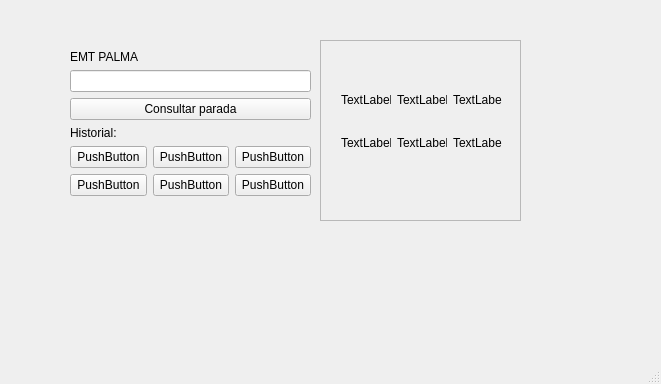
<?xml version="1.0" encoding="UTF-8"?>
<ui version="4.0">
 <class>MainWindow</class>
 <widget class="QMainWindow" name="MainWindow">
  <property name="geometry">
   <rect>
    <x>0</x>
    <y>0</y>
    <width>661</width>
    <height>384</height>
   </rect>
  </property>
  <property name="windowTitle">
   <string>MainWindow</string>
  </property>
  <widget class="QWidget" name="centralwidget">
   <widget class="QWidget" name="verticalLayoutWidget">
    <property name="geometry">
     <rect>
      <x>70</x>
      <y>50</y>
      <width>241</width>
      <height>231</height>
     </rect>
    </property>
    <layout class="QVBoxLayout" name="verticalLayout">
     <item>
      <widget class="QLabel" name="label_1">
       <property name="text">
        <string>EMT PALMA</string>
       </property>
      </widget>
     </item>
     <item>
      <widget class="QLineEdit" name="lineEdit"/>
     </item>
     <item>
      <widget class="QPushButton" name="pushButton">
       <property name="text">
        <string>Consultar parada</string>
       </property>
      </widget>
     </item>
     <item>
      <widget class="QLabel" name="label">
       <property name="text">
        <string>Historial:</string>
       </property>
      </widget>
     </item>
     <item>
      <layout class="QGridLayout" name="gridLayout_3">
       <item row="0" column="0">
        <widget class="QPushButton" name="pushButton_2">
         <property name="text">
          <string>PushButton</string>
         </property>
        </widget>
       </item>
       <item row="1" column="2">
        <widget class="QPushButton" name="pushButton_7">
         <property name="text">
          <string>PushButton</string>
         </property>
        </widget>
       </item>
       <item row="0" column="2">
        <widget class="QPushButton" name="pushButton_4">
         <property name="text">
          <string>PushButton</string>
         </property>
        </widget>
       </item>
       <item row="1" column="0">
        <widget class="QPushButton" name="pushButton_5">
         <property name="text">
          <string>PushButton</string>
         </property>
        </widget>
       </item>
       <item row="0" column="1">
        <widget class="QPushButton" name="pushButton_3">
         <property name="text">
          <string>PushButton</string>
         </property>
        </widget>
       </item>
       <item row="1" column="1">
        <widget class="QPushButton" name="pushButton_6">
         <property name="text">
          <string>PushButton</string>
         </property>
        </widget>
       </item>
      </layout>
     </item>
     <item>
      <spacer name="verticalSpacer">
       <property name="orientation">
        <enum>Qt::Vertical</enum>
       </property>
       <property name="sizeHint" stdset="0">
        <size>
         <width>68</width>
         <height>28</height>
        </size>
       </property>
      </spacer>
     </item>
    </layout>
   </widget>
   <widget class="QWidget" name="horizontalLayoutWidget">
    <property name="geometry">
     <rect>
      <x>320</x>
      <y>40</y>
      <width>201</width>
      <height>181</height>
     </rect>
    </property>
    <layout class="QHBoxLayout" name="horizontalLayout_2">
     <item>
      <widget class="QScrollArea" name="scrollArea">
       <property name="sizePolicy">
        <sizepolicy hsizetype="Expanding" vsizetype="Expanding">
         <horstretch>0</horstretch>
         <verstretch>0</verstretch>
        </sizepolicy>
       </property>
       <property name="widgetResizable">
        <bool>true</bool>
       </property>
       <widget class="QWidget" name="scrollAreaWidgetContents">
        <property name="geometry">
         <rect>
          <x>0</x>
          <y>0</y>
          <width>197</width>
          <height>177</height>
         </rect>
        </property>
        <widget class="QWidget" name="gridLayoutWidget_2">
         <property name="geometry">
          <rect>
           <x>20</x>
           <y>40</y>
           <width>161</width>
           <height>80</height>
          </rect>
         </property>
         <layout class="QGridLayout" name="gridLayout_4">
          <item row="0" column="1">
           <widget class="QLabel" name="label_3">
            <property name="text">
             <string>TextLabel</string>
            </property>
           </widget>
          </item>
          <item row="1" column="0">
           <widget class="QLabel" name="label_5">
            <property name="text">
             <string>TextLabel</string>
            </property>
           </widget>
          </item>
          <item row="0" column="0">
           <widget class="QLabel" name="label_2">
            <property name="text">
             <string>TextLabel</string>
            </property>
           </widget>
          </item>
          <item row="0" column="2">
           <widget class="QLabel" name="label_4">
            <property name="text">
             <string>TextLabel</string>
            </property>
           </widget>
          </item>
          <item row="1" column="1">
           <widget class="QLabel" name="label_6">
            <property name="text">
             <string>TextLabel</string>
            </property>
           </widget>
          </item>
          <item row="1" column="2">
           <widget class="QLabel" name="label_7">
            <property name="text">
             <string>TextLabel</string>
            </property>
           </widget>
          </item>
         </layout>
        </widget>
       </widget>
      </widget>
     </item>
    </layout>
   </widget>
  </widget>
  <widget class="QMenuBar" name="menubar">
   <property name="geometry">
    <rect>
     <x>0</x>
     <y>0</y>
     <width>661</width>
     <height>22</height>
    </rect>
   </property>
  </widget>
  <widget class="QStatusBar" name="statusbar"/>
  <action name="actiondsd">
   <property name="text">
    <string>dsd</string>
   </property>
  </action>
 </widget>
 <resources/>
 <connections/>
</ui>
